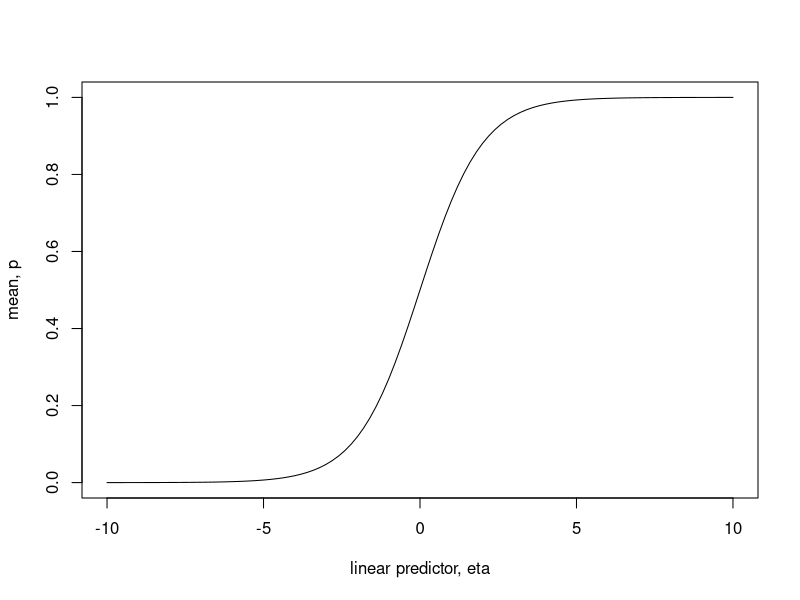
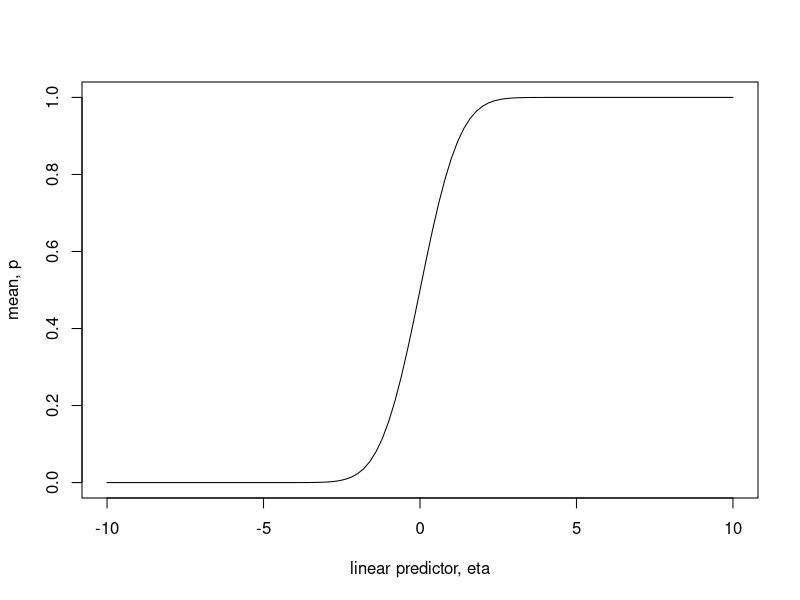
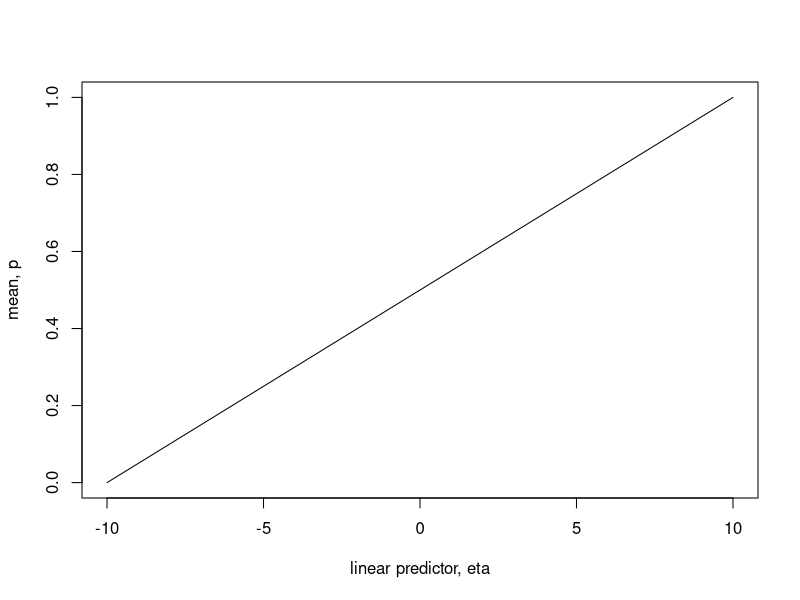
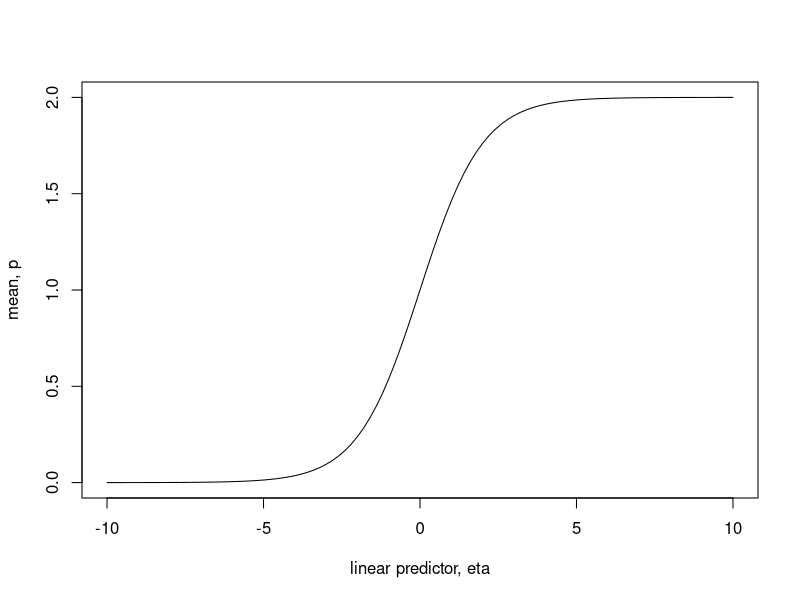
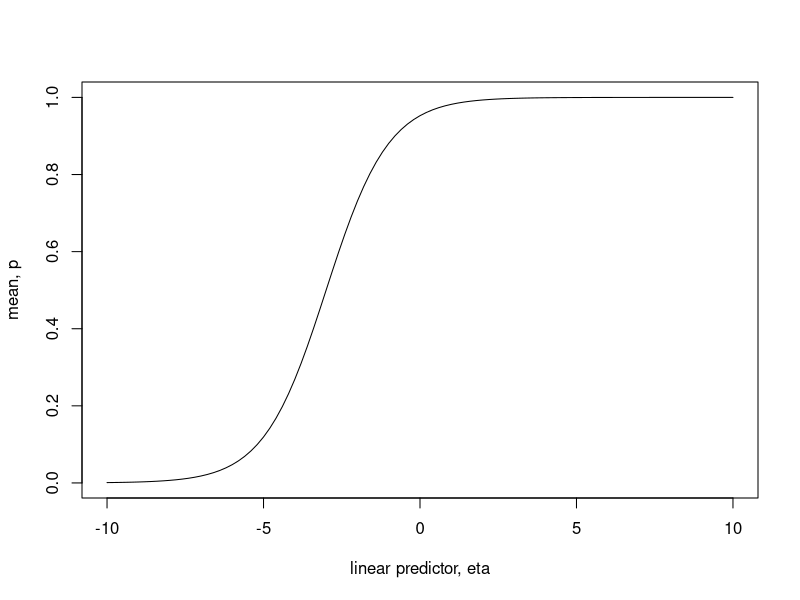
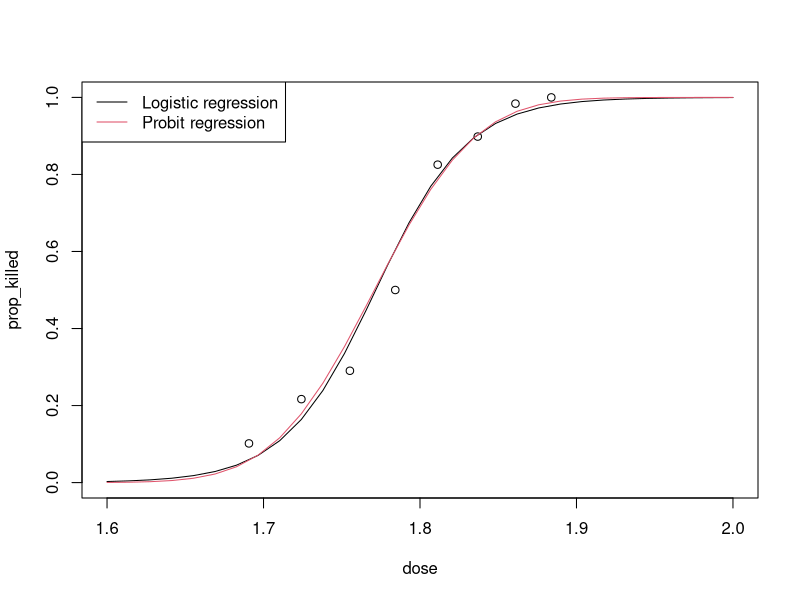
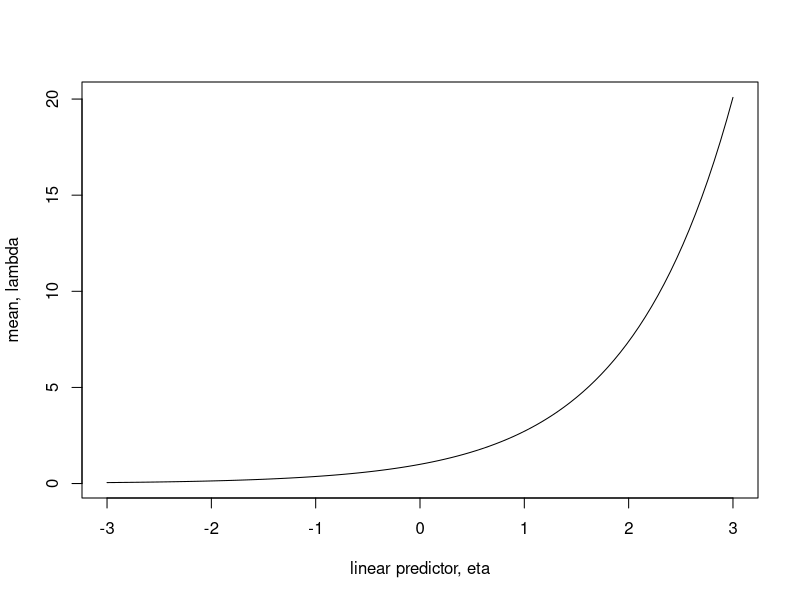

Reproduce these figures in R, in order.
## ---- chunk 1
knitr::opts_knit$set(root.dir = '../datasets')
## ---- chunk 2
curve(exp(x) / (1 + exp(x)), from = -10, to = 10, 
      xlab = "linear predictor, eta", ylab = "mean, p")
## ---- chunk 3
curve(pnorm(x), from = -10, to = 10, 
      xlab = "linear predictor, eta", ylab = "mean, p")
## ---- chunk 4
curve(0.5 * (0.1 * x + 1), from = -10, to = 10, 
      xlab = "linear predictor, eta", ylab = "mean, p")
## ---- chunk 5
curve(2 * exp(x) / (1 + exp(x)), from = -10, to = 10, 
      xlab = "linear predictor, eta", ylab = "mean, p")
## ---- chunk 6
curve(exp(x + 3) / (1 + exp(x + 3)), from = -10, to = 10, 
      xlab = "linear predictor, eta", ylab = "mean, p")
## ---- chunk 7
beetle <- read.csv("beetle.csv")
beetle$prop_killed <- beetle$killed / beetle$exposed
## ---- chunk 8
beetle_logit <- glm(prop_killed ~ dose, data = beetle, 
                    family = binomial, weights = exposed)
beetle_probit <- glm(prop_killed ~ dose, data = beetle, 
                     family = binomial("probit"), weights = exposed)
coef(beetle_logit)
coef(beetle_probit)
## ---- chunk 9
beetle <- read.csv("beetle.csv")
beetle$prop_killed <- beetle$killed / beetle$exposed
beetle_logit <- glm(prop_killed ~ dose, data = beetle, family = binomial,
                    weights = exposed)
beetle_probit <- glm(prop_killed ~ dose, data = beetle, family = binomial(link = "probit"),
                     weights = exposed)
newdata <- data.frame(dose = seq(1.6, 2, length = 30))
plot(prop_killed ~ dose, data = beetle, ylim = c(0, 1), xlim = c(1.6, 2))
lines(newdata$dose, predict(beetle_logit, newdata = newdata, type = "response"), 
      col = 1)
lines(newdata$dose, predict(beetle_probit, newdata = newdata, type = "response"), 
      col = 2)
legend("topleft", c("Logistic regression", "Probit regression"), lty = 1, col = c(1, 2))
## ---- chunk 10
curve(exp(x), from = -3, to = 3, 
      xlab = "linear predictor, eta", ylab = "mean, lambda")
